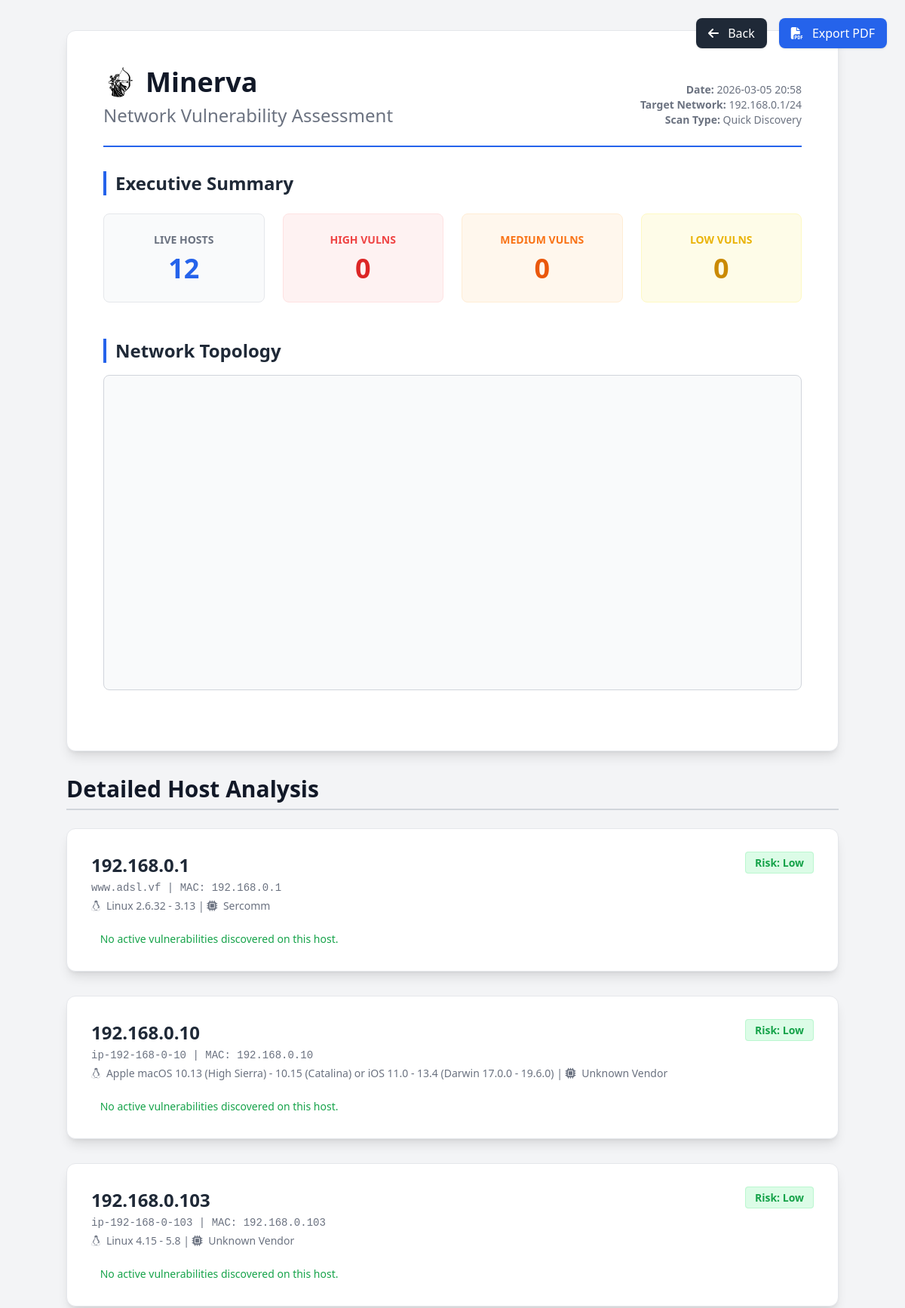
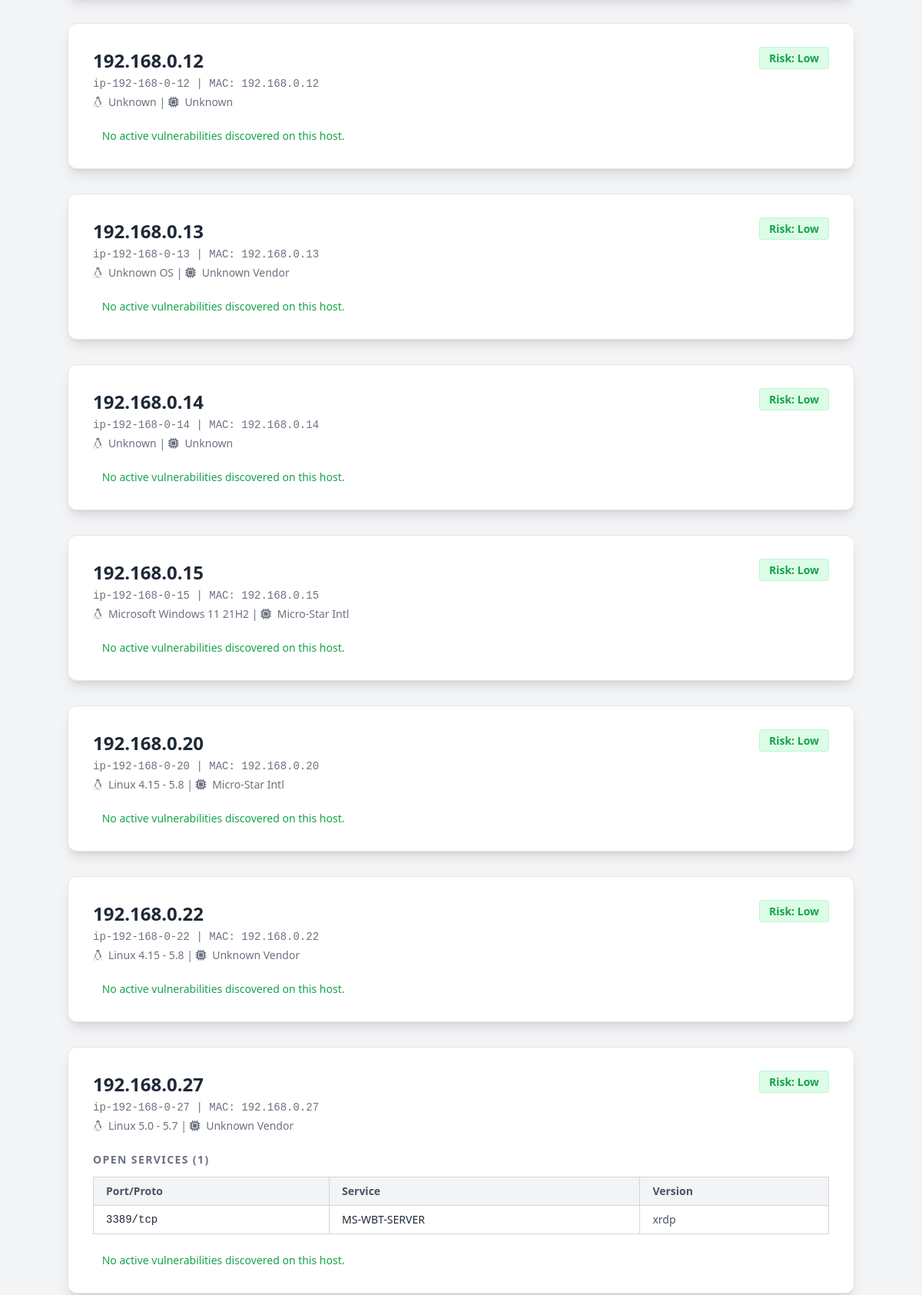
Screenshot of /report (upper part) with the database file from the repository (2 pictures, top to bottom).
### app/models.py (models this page shows)
class Scan(Base):
    __tablename__ = "scans"
    id = Column(Integer, primary_key=True, index=True)
    project_id = Column(Integer, ForeignKey("projects.id"))
    timestamp = Column(DateTime, default=datetime.datetime.utcnow)
    scan_type = Column(String)
    gateway_ip = Column(String, nullable=True)
    subnet_mask = Column(String, nullable=True)
    project = relationship("Project", back_populates="scans")
    results = relationship("ScanResult", back_populates="scan", cascade="all, delete-orphan")

class ScanResult(Base):
    __tablename__ = "scan_results"
    id = Column(Integer, primary_key=True, index=True)
    scan_id = Column(Integer, ForeignKey("scans.id"))
    host_mac = Column(String, ForeignKey("hosts.mac_address"))
    ip_address = Column(String)
    status = Column(String)
    notes = relationship("Note", back_populates="scan_result", cascade="all, delete-orphan")
    scan = relationship("Scan", back_populates="results")
    host = relationship("Host")
    ports = relationship("Port", back_populates="scan_result", cascade="all, delete-orphan")

class Host(Base):
    __tablename__ = "hosts"
    mac_address = Column(String, primary_key=True, index=True)
    hostname = Column(String)
    first_seen = Column(DateTime, default=datetime.datetime.utcnow)
    os_name = Column(String, nullable=True, default="Unknown")
    vendor = Column(String, nullable=True, default="Unknown")
    results = relationship("ScanResult", back_populates="host")

class Port(Base):
    __tablename__ = "ports"
    id = Column(Integer, primary_key=True, index=True)
    scan_result_id = Column(Integer, ForeignKey("scan_results.id"))
    port_number = Column(Integer)
    protocol = Column(String)
    service_name = Column(String)
    state = Column(String)
    version_info = Column(String, nullable=True)
    scan_result = relationship("ScanResult", back_populates="ports")
    vulnerabilities = relationship("Vulnerability", back_populates="port", cascade="all, delete-orphan")

### app/main.py (the view)
@app.get("/report", response_class=HTMLResponse)
async def generate_report(request: Request, scan_id: int = None, db: Session = Depends(get_db)):
    if scan_id:
        latest_scan = db.query(models.Scan).filter(models.Scan.id == scan_id).first()
    else:
        latest_scan = db.query(models.Scan).order_by(models.Scan.timestamp.desc()).first()
    if not latest_scan:
        return HTMLResponse(content="<h1>No hay escaneos previos para generar un informe.</h1>", status_code=404)
    results = db.query(models.ScanResult).filter(models.ScanResult.scan_id == latest_scan.id, models.ScanResult.status == "up").all()
    high_vulns = 0
    med_vulns = 0
    low_vulns = 0
    report_hosts = []
    for r in results:
        open_ports = [p for p in r.ports if p.port_number != 0 and p.state != 'filtered']
        host_vulns = []
        host_high = 0
        for port in open_ports:
            host_vulns.extend(port.vulnerabilities)
            for v in port.vulnerabilities:
                if v.severity == "High":
                    high_vulns += 1
                    host_high += 1
                elif v.severity == "Medium":
                    med_vulns += 1
                else:
                    low_vulns += 1
        risk = "Low"
        if host_high > 0: risk = "High"
        elif len(host_vulns) > 0 or len(open_ports) > 5: risk = "Medium"
        report_hosts.append({
            "ip": r.ip_address,
            "mac": r.host.mac_address.replace('MAC-', '') if r.host else "Unknown",
            "hostname": r.host.hostname if r.host and r.host.hostname != 'Desconocido' else f"ip-{r.ip_address.replace('.','-')}",
            "os": r.host.os_name if r.host else "Unknown",
            "vendor": r.host.vendor if r.host else "Unknown",
            "ports": open_ports,
            "vulns": host_vulns,
            "risk": risk
        })
    return templates.TemplateResponse("report.html", {
        "request": request,
        "scan": latest_scan,
        "hosts": report_hosts,
        "total_hosts": len(report_hosts),
        "total_vulns": high_vulns + med_vulns + low_vulns,
        "high_vulns": high_vulns,
        "med_vulns": med_vulns,
        "low_vulns": low_vulns,
        "date": latest_scan.timestamp.strftime('%Y-%m-%d %H:%M'),
        "current_scan_id": scan_id
    })

### templates/report.html (shortened to what this page needs)
<!DOCTYPE html>
<html lang="en">
<head>
    <script src="https://cdn.tailwindcss.com"></script>
    <link rel="stylesheet" href="https://cdnjs.cloudflare.com/ajax/libs/font-awesome/6.4.0/css/all.min.css">
</head>
<body class="font-sans pb-20">
    <div class="no-print fixed top-6 right-6 flex space-x-4 z-50">
        <a href="/dashboard{% if current_scan_id %}?scan_id={{ current_scan_id }}{% endif %}"
            class="px-4 py-2 bg-gray-800 text-white rounded-lg shadow hover:bg-gray-700 transition"><i
                class="fa-solid fa-arrow-left mr-2"></i> Back</a>
        <button onclick="window.print()"
            class="px-4 py-2 bg-blue-600 text-white rounded-lg shadow hover:bg-blue-500 transition"><i
                class="fa-solid fa-file-pdf mr-2"></i> Export PDF</button>
    </div>
    <div class="max-w-5xl mx-auto bg-white p-12 mt-10 shadow-lg rounded-xl border border-gray-200">
        <div class="border-b-2 border-blue-600 pb-6 mb-8 flex justify-between items-end">
            <div>
                <h1 class="text-4xl font-black text-gray-900 mb-2 flex items-center">
                    <img src="{{ url_for('static', path='img/minervaN.svg') }}" alt="Minerva Logo"
                        class="w-10 h-10 mr-4">
                    Minerva
                </h1>
                <h2 class="text-2xl text-gray-500 font-light">Network Vulnerability Assessment</h2>
            </div>
            <div class="text-right text-sm text-gray-500">
                <p><strong>Date:</strong> {{ date }}</p>
                <p><strong>Target Network:</strong> {{ scan.gateway_ip }}/24</p>
                <p><strong>Scan Type:</strong> {{ scan.scan_type }}</p>
            </div>
        </div>
        <div class="mb-12">
            <h3 class="text-2xl font-bold mb-6 text-gray-800 border-l-4 border-blue-600 pl-3">Executive Summary</h3>
            <div class="grid grid-cols-4 gap-6 mb-8">
                <div class="bg-gray-50 p-6 rounded-lg border border-gray-200 text-center">
                    <p class="text-sm font-bold text-gray-500 uppercase">Live Hosts</p>
                    <p class="text-4xl font-black text-blue-600 mt-2">{{ total_hosts }}</p>
                </div>
                <div class="bg-red-50 p-6 rounded-lg border border-red-100 text-center">
                    <p class="text-sm font-bold text-red-500 uppercase">High Vulns</p>
                    <p class="text-4xl font-black text-red-600 mt-2">{{ high_vulns }}</p>
                </div>
                <div class="bg-orange-50 p-6 rounded-lg border border-orange-100 text-center">
                    <p class="text-sm font-bold text-orange-500 uppercase">Medium Vulns</p>
                    <p class="text-4xl font-black text-orange-600 mt-2">{{ med_vulns }}</p>
                </div>
                <div class="bg-yellow-50 p-6 rounded-lg border border-yellow-100 text-center">
                    <p class="text-sm font-bold text-yellow-500 uppercase">Low Vulns</p>
                    <p class="text-4xl font-black text-yellow-600 mt-2">{{ low_vulns }}</p>
                </div>
            </div>
        </div>
        <div class="mb-8">
            <h3 class="text-2xl font-bold mb-4 text-gray-800 border-l-4 border-blue-600 pl-3">Network Topology</h3>
            <div class="border border-gray-300 rounded-lg bg-gray-50 p-2">
                <div id="report-map" class="w-full h-[400px]"></div>
            </div>
        </div>
    </div>
    <div class="max-w-5xl mx-auto mt-8 page-break">
        <h3 class="text-3xl font-black text-gray-900 mb-6 border-b-2 border-gray-300 pb-2">Detailed Host Analysis</h3>
        {% for host in hosts %}
        <div class="bg-white p-8 mb-8 shadow-lg rounded-xl avoid-break border border-gray-200">
            <div class="flex justify-between items-start mb-6">
                <div>
                    <h4 class="text-2xl font-bold text-gray-800">{{ host.ip }}</h4>
                    <p class="text-gray-500 text-sm mt-1 font-mono">{{ host.hostname }} | MAC: {{ host.mac }}</p>
                    <p class="text-gray-500 text-sm mt-1"><i class="fa-brands fa-linux mr-1"></i> {{ host.os }} | <i
                            class="fa-solid fa-microchip mr-1"></i> {{ host.vendor }}</p>
                </div>
                <div class="text-right">
                    <span
                        class="px-3 py-1 rounded text-sm font-bold border {{ 'bg-red-100 text-red-600 border-red-200' if host.risk == 'High' else 'bg-orange-100 text-orange-600 border-orange-200' if host.risk == 'Medium' else 'bg-green-100 text-green-600 border-green-200' }}">
                        Risk: {{ host.risk }}
                    </span>
                </div>
            </div>
            {% if host.ports|length > 0 %}
            <h5 class="text-sm font-bold text-gray-500 uppercase tracking-widest mb-3 mt-6">Open Services ({{
                host.ports|length }})</h5>
            <table class="w-full text-left text-sm border-collapse mb-6">
                <thead>
                    <tr class="bg-gray-100 text-gray-600">
                        <th class="border border-gray-300 px-4 py-2">Port/Proto</th>
                        <th class="border border-gray-300 px-4 py-2">Service</th>
                        <th class="border border-gray-300 px-4 py-2">Version</th>
                    </tr>
                </thead>
                <tbody>
                    {% for port in host.ports %}
                    <tr>
                        <td class="border border-gray-300 px-4 py-2 font-mono">{{ port.port_number }}/{{ port.protocol
                            }}</td>
                        <td class="border border-gray-300 px-4 py-2 uppercase">{{ port.service_name }}</td>
                        <td class="border border-gray-300 px-4 py-2 text-gray-600">{{ port.version_info }}</td>
                    </tr>
                    {% endfor %}
                </tbody>
            </table>
            {% endif %}
            {% if host.vulns|length > 0 %}
            <h5 class="text-sm font-bold text-gray-500 uppercase tracking-widest mb-3 mt-6"><i
                    class="fa-solid fa-bug text-red-500 mr-2"></i> Discovered Vulnerabilities ({{ host.vulns|length }})
            </h5>
            <div class="space-y-4">
                {% for vuln in host.vulns %}
                <div
                    class="border-l-4 {{ 'border-red-500 bg-red-50' if vuln.severity == 'High' else 'border-orange-500 bg-orange-50' if vuln.severity == 'Medium' else 'border-yellow-500 bg-yellow-50' }} p-4 rounded-r-lg">
                    <div class="flex justify-between items-center mb-2">
                        <span class="font-bold text-gray-800">{{ vuln.cve_id }}</span>
                        <span
                            class="text-xs font-bold {{ 'text-red-600' if vuln.severity == 'High' else 'text-orange-600' if vuln.severity == 'Medium' else 'text-yellow-600' }}">CVSS:
                            {{ vuln.cvss_score }} ({{ vuln.severity }})</span>
                    </div>
                    <p class="text-sm text-gray-600 mb-1"><strong>Port:</strong> {{ vuln.port.port_number }} ({{
                        vuln.port.service_name }})</p>
                    <p class="text-xs text-gray-600">{{ vuln.description }}</p>
                </div>
                {% endfor %}
            </div>
            {% else %}
            <p class="text-sm text-green-600 font-medium mt-4"> No active
                vulnerabilities discovered on this host.</p>
            {% endif %}
        </div>
        {% endfor %}
    </div>
</body>
</html>

### templates/report.html (style rules this page uses)
* { -webkit-print-color-adjust: exact !important; print-color-adjust: exact !important; color-adjust: exact !important; }
body { background-color: #f3f4f6; color: #1f2937; }

### rows the page displays
Scan: gateway_ip "192.168.0.1", scan_type "Quick Discovery"
ScanResult: ip "192.168.0.1"
Host: hostname "www.adsl.vf", os "Linux 2.6.32 - 3.13", vendor "Sercomm"
ScanResult: ip "192.168.0.10"
Host: os "Apple macOS 10.13 (High Sierra) - 10.15 (Catalina) or iOS 11.0 - 13.4 (Darwin 17.0.0 - 19.6.0)", vendor "Unknown Vendor"
ScanResult: ip "192.168.0.103"
Host: os "Linux 4.15 - 5.8", vendor "Unknown Vendor"
ScanResult: ip "192.168.0.12"
Host: os "Unknown", vendor "Unknown"
ScanResult: ip "192.168.0.13"
Host: os "Unknown OS", vendor "Unknown Vendor"
ScanResult: ip "192.168.0.14"
Host: os "Unknown", vendor "Unknown"
ScanResult: ip "192.168.0.15"
Host: os "Microsoft Windows 11 21H2", vendor "Micro-Star Intl"
ScanResult: ip "192.168.0.20"
Host: os "Linux 4.15 - 5.8", vendor "Micro-Star Intl"
ScanResult: ip "192.168.0.22"
Host: os "Linux 4.15 - 5.8", vendor "Unknown Vendor"
ScanResult: ip "192.168.0.27"
Host: os "Linux 5.0 - 5.7", vendor "Unknown Vendor"
Port: port_number "3389", protocol "tcp", service_name "MS-WBT-SERVER", version_info "xrdp"

### other values shown
{{ date }} "2026-03-05 20:58"
{{ total_hosts }} "12"
{{ high_vulns }} "0"
{{ med_vulns }} "0"
{{ low_vulns }} "0"
{{ host.mac }} "192.168.0.1" "192.168.0.10" "192.168.0.103" "192.168.0.12" "192.168.0.13" "192.168.0.14" "192.168.0.15" "192.168.0.20" "192.168.0.22" "192.168.0.27"
{{ host.risk }} "Low" "Low" "Low" "Low" "Low" "Low" "Low" "Low" "Low" "Low"
{{ host.hostname }} "ip-192-168-0-10" "ip-192-168-0-103" "ip-192-168-0-12" "ip-192-168-0-13" "ip-192-168-0-14" "ip-192-168-0-15" "ip-192-168-0-20" "ip-192-168-0-22" "ip-192-168-0-27"
{{ host.ports|length }} "1"
